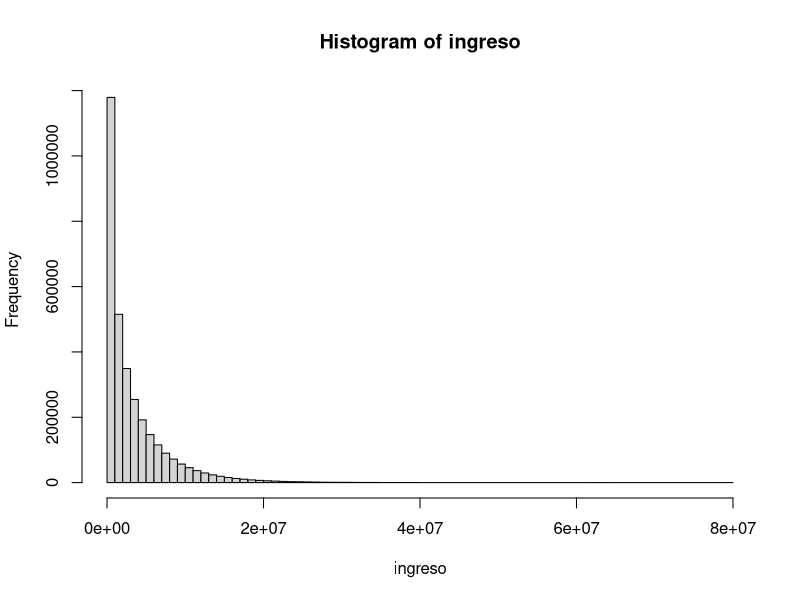
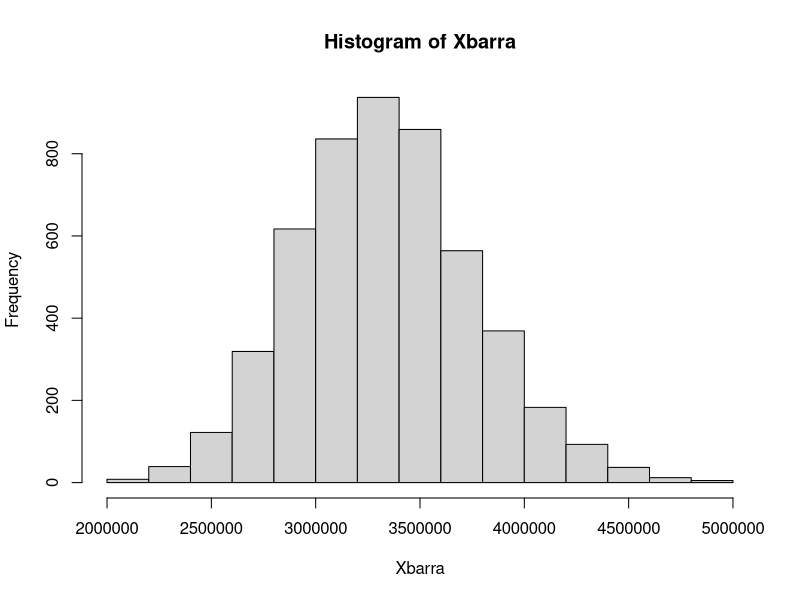
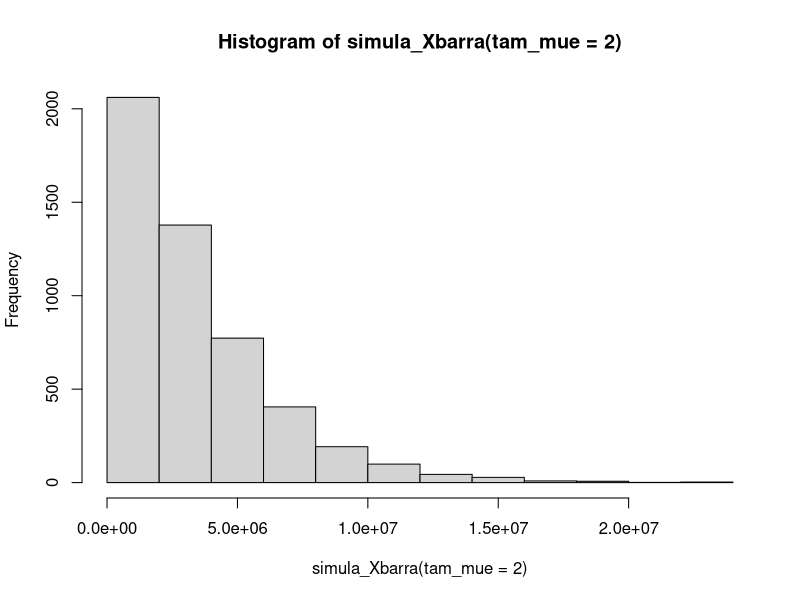
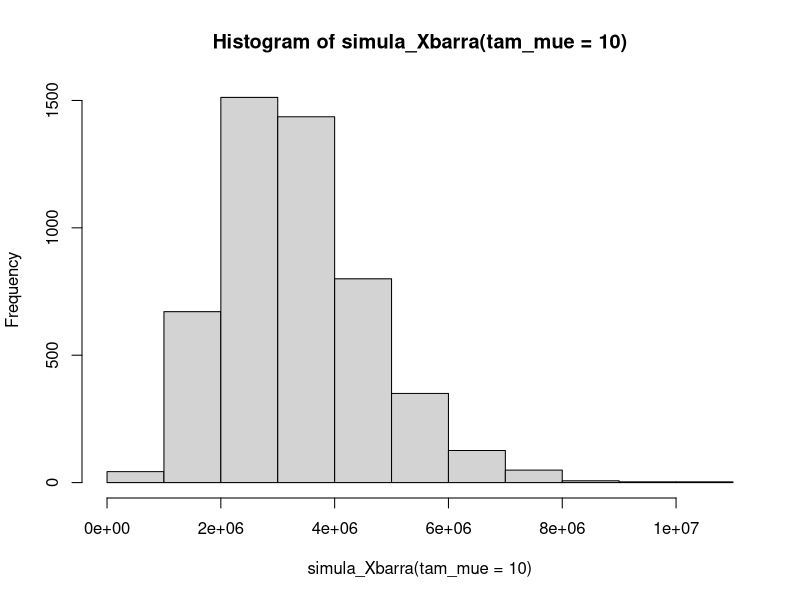
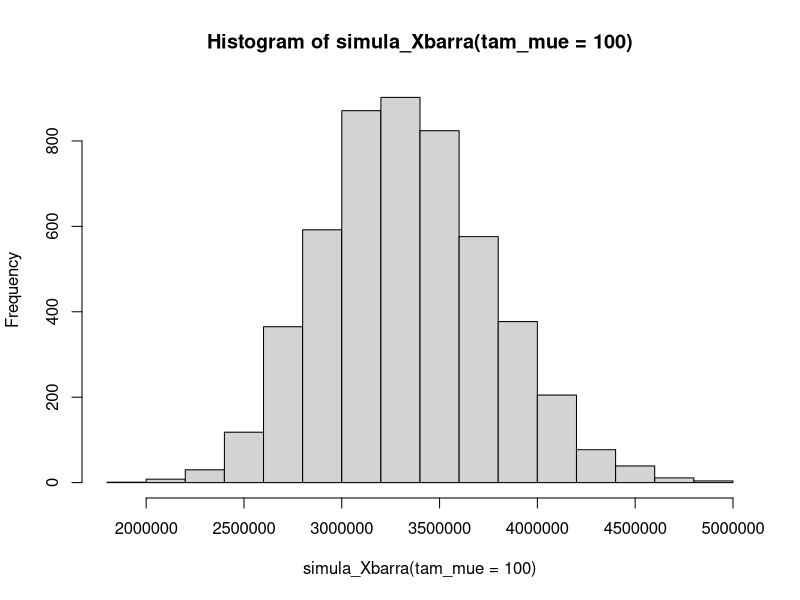
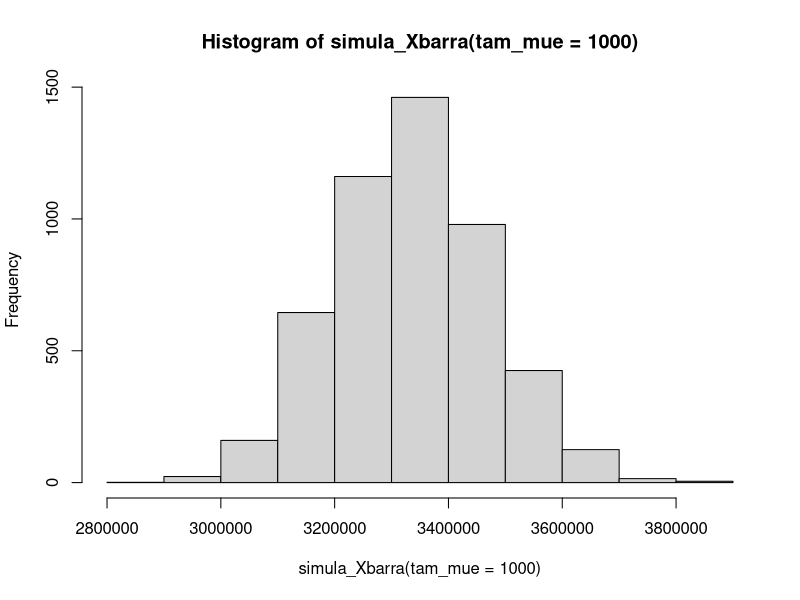
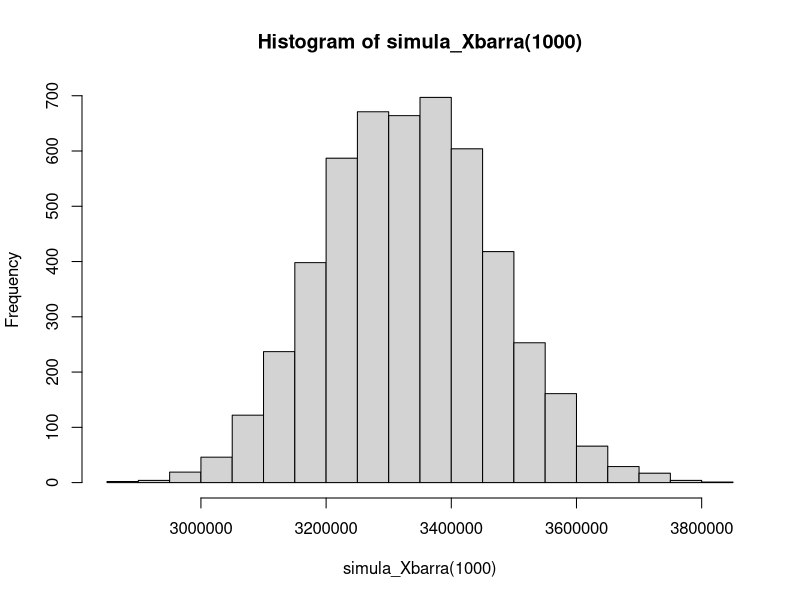
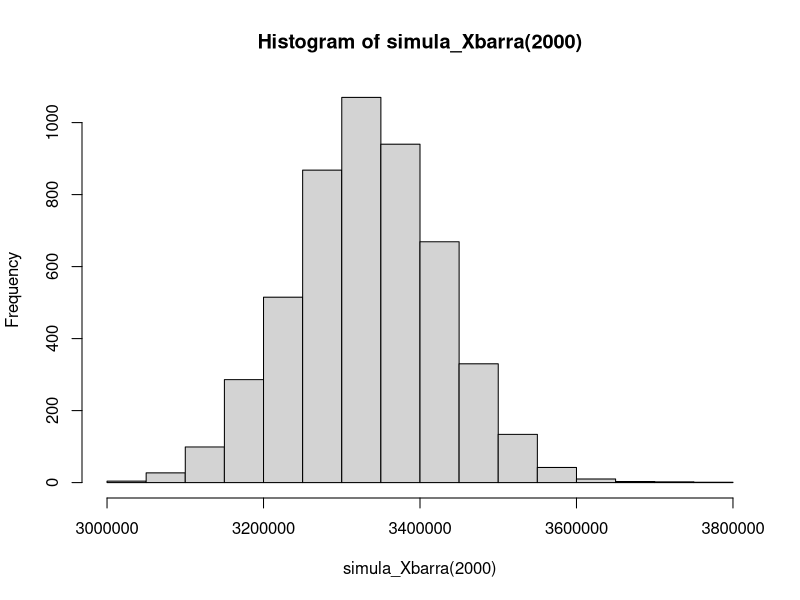

R code for these plots, in order:


############### Simular el ingreso  #######################
# Simular la distribución del ingreso de los hogares bogotanos
# https://math.stackexchange.com/questions/3104688/method-of-moments-with-a-gamma-distribution
# alpha: forma
# beta: escala
Promedio <- 3333780
S <- 4239029
N <- 3209379
# No preocuparse de donde salen los parámetros alpha y beta por el momento
alpha <- (Promedio ^ 2) / (S ^ 2)
beta <- (S ^ 2) / Promedio 

set.seed(11022020)
ingreso <- rgamma(n = N, shape = alpha, scale = beta)
summary(ingreso)
mean(ingreso)
sd(ingreso) / mean(ingreso)
hist(ingreso, breaks = 100)

############### Simular una muestra de tamaño  1, 2, ... 10, 20, 30,.. 100,500, 1000 
nsimulaciones <- 5000
tam_mue <- 100
datos <- matrix(NA, nrow = nsimulaciones, ncol =  tam_mue)
for(j in 1:tam_mue){  
datos[,j] <- rgamma(n = nsimulaciones, shape = alpha, scale = beta)
}

# Ver como quedan los datos

Xbarra <- rowMeans(datos)
hist(Xbarra)
summary(Xbarra)

simula_Xbarra <- function(tam_mue, nsimulaciones = 5000){
datos <- matrix(NA, nrow = nsimulaciones, ncol =  tam_mue)
for(j in 1:tam_mue){  
  datos[,j] <- rgamma(n = nsimulaciones, shape = alpha, scale = beta)
}
Xbarra <- rowMeans(datos)
Xbarra
}


# Variar tamaños de muestra
hist(simula_Xbarra( tam_mue = 2))
hist(simula_Xbarra(tam_mue = 10))
hist(simula_Xbarra(tam_mue = 100))

hist(simula_Xbarra(tam_mue = 1000))
# hist(simula_Xbarra(tam_mue = 1000, 100))


hist(simula_Xbarra(1000))
mean(simula_Xbarra(1000))
sd(simula_Xbarra(1000))
sd(ingreso) / sqrt(1000)

hist(simula_Xbarra(2000))

mean(simula_Xbarra(2000))
mean(ingreso)

sd(simula_Xbarra(2000))
sd(ingreso) / sqrt(2000)


# Ver el código comentado cuando se vea estimación por momentos 
# setwd("C:/Users/Home/Documents/Laboral2020/Universidad Externando/Estadística2/Clase 5")
# library(readr)
# library(weights) # Histograma ponderado
# hogares <- read_delim("variables_adicionales_hogar_v3.txt", delim = ";" )
# 
# prom_ingreso <- weighted.mean(hogares$INGRESOS_HOG, hogares$FEX_C)
# S2_income <- wtd.var(x = hogares$INGRESOS_HOG,
#                           w = hogares$FEX_C,
#                           na.rm = FALSE)
# prom_ingreso
# sqrt(S2_income)
# sqrt(S2_income) / prom_ingreso * 100
# N_est <- sum(hogares$FEX_C)
# 
# ?rgamma
# # Teorema central del límite
# 
# # Simular la distribución del ingreso de los hogares bogotanos
# # https://math.stackexchange.com/questions/3104688/method-of-moments-with-a-gamma-distribution
# # alpha: forma
# # beta: escala
# alpha <- (prom_ingreso ^ 2) / S2_income
# beta <- S2_income / prom_ingreso 
# 
# weights::wtd.hist(x = hogares$INGRESOS_HOG, breaks = 500,
#                     xlim = c(0, 20000000), probability = T)
# curve(dgamma(x, shape = alpha, scale = beta), 
#       add=TRUE, col='blue', from = 0, to = 20000000)
# 
